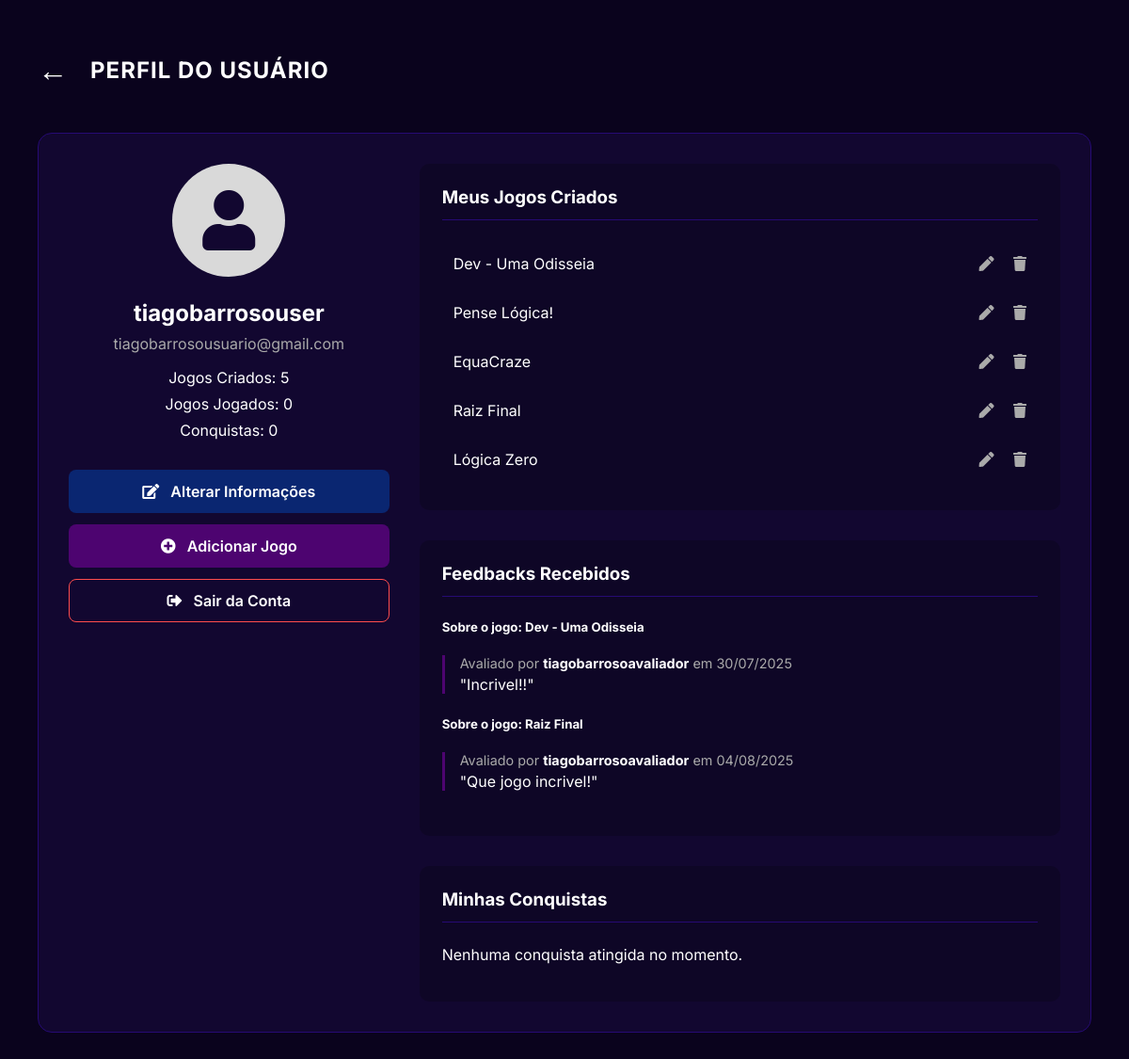
Screenshot of /perfil/ (signed in) with the database file from the repository.
### potplayapp/models.py (models this page shows, shortened)
class Jogo(models.Model):
    STATUS_AVALIACAO = [
        ('Pendente', 'Pendente'),
        ('Aprovado', 'Aprovado'),
        ('Rejeitado', 'Rejeitado'),
    ]
    desenvolvedor = models.ForeignKey(User, on_delete=models.CASCADE, related_name="jogos_criados")
    categoria = models.ForeignKey(Categoria, on_delete=models.SET_NULL, null=True, blank=False)
    capa = models.ImageField(upload_to='capas/', null=True, blank=True)
    nome = models.CharField(max_length=255)
    descricao = models.TextField()
    favoritos = models.ManyToManyField(User, related_name='jogos_favoritos', blank=True)
    arquivo_jogo = models.FileField(upload_to='arquivos_jogos/')
    data_submissao = models.DateTimeField(auto_now_add=True)
    data_atualizacao = models.DateTimeField(auto_now=True) # Atualiza automaticamente a cada edição
    status_avaliacao = models.CharField(
        max_length=10,
        choices=STATUS_AVALIACAO,
        default='Pendente'
    )

class Avaliacao(models.Model):
    jogo = models.ForeignKey(Jogo, on_delete=models.CASCADE, related_name='avaliacoes_oficiais')
    avaliador = models.ForeignKey(User, on_delete=models.CASCADE)
    feedback = models.TextField(verbose_name="Feedback da avaliação")
    data_avaliacao = models.DateTimeField(auto_now_add=True)
    class Meta:
        unique_together = ('jogo', 'avaliador')

### potplayapp/views.py (the view)
# urls.py: path('perfil/', views.perfil_view, name='perfil'),
@login_required
def perfil_view(request):
    jogos_criados = Jogo.objects.filter(
        desenvolvedor=request.user
    ).prefetch_related('avaliacoes_oficiais__avaliador')
    is_developer = request.user.groups.filter(name='Desenvolvedores').exists()
    contexto = {
        'jogos_criados': jogos_criados,
        'is_developer': is_developer,
    }
    return render(request, 'perfil.html', contexto)

### potplayapp/templates/perfil.html (shortened to what this page needs)
{% load static %}
<!DOCTYPE html>
<html lang="pt-br">
<head>
    <link rel="stylesheet" href="{% static 'potplayapp/css/global.css' %}">
    <link rel="stylesheet" href="https://cdnjs.cloudflare.com/ajax/libs/font-awesome/5.15.4/css/all.min.css">
</head>
<body>
    <div class="header-perfil">
        <a href="{% url 'home' %}" class="seta-voltar">&#8592;</a>
        <h2>PERFIL DO USUÁRIO</h2>
    </div>
    <div class="perfil-wrapper">
        <div class="perfil-bloco">
            <div class="imagem-perfil">
                <i class="fas fa-user icon"></i>
            </div>
            <div class="usuario-info">
                <p class="nome-usuario">{{ user.username }}</p>
                <p class="email-usuario">{{ user.email }}</p>
                <p>Jogos Criados: {{ jogos_criados|length }}</p>
                <p>Jogos Jogados: 0</p>
                <p>Conquistas: 0</p>
            </div>
            <div class="botoes-acao">
                <a href="{% url 'alterar_perfil' %}" class="botao-acao botao-alterar">
                    <i class="fas fa-edit"></i> Alterar Informações
                </a>
                {% if is_developer %}
                <a href="{% url 'adicionar_jogo' %}" class="botao-acao botao-adicionar">
                    <i class="fas fa-plus-circle"></i> Adicionar Jogo
                </a>
                {% endif %}
                <a href="{% url 'logout' %}" class="botao-acao botao-sair">
                    <i class="fas fa-sign-out-alt"></i> Sair da Conta
                </a>
            </div>
        </div>
        <div class="perfil-jogos">
            <div class="jogos-bloco">
                <h3>Meus Jogos Criados</h3>
                {% for jogo in jogos_criados %}
                    <div class="jogo-card-lista">
                        <span>{{ jogo.nome }}</span>
                        <div class="acoes-jogo">
                            <a href="{% url 'editar_jogo' jogo.id %}" title="Editar"><i class="fas fa-pen"></i></a>
                            <a href="{% url 'deletar_jogo' jogo.id %}" title="Deletar"><i class="fas fa-trash"></i></a>
                        </div>
                    </div>
                {% empty %}
                    <p>Você ainda não criou nenhum jogo.</p>
                {% endfor %}
            </div>
            <div class="feedbacks-bloco">
                <h3>Feedbacks Recebidos</h3>
                {% for jogo in jogos_criados %}
                    {% if jogo.avaliacoes_oficiais.all %}
                        <h5>Sobre o jogo: {{ jogo.nome }}</h5>
                        {% for avaliacao in jogo.avaliacoes_oficiais.all %}
                            <div class="feedback-item">
                                <p class="feedback-meta">
                                    Avaliado por <strong>{{ avaliacao.avaliador.username }}</strong> em {{ avaliacao.data_avaliacao|date:"d/m/Y" }}
                                </p>
                                <p class="feedback-texto">"{{ avaliacao.feedback }}"</p>
                            </div>
                        {% endfor %}
                    {% endif %}
                {% endfor %}
            </div>
            <div class="conquistas-bloco">
                <h3>Minhas Conquistas</h3>
                <p>Nenhuma conquista atingida no momento.</p>
            </div>
        </div>
    </div>
</body>
</html>

### potplayapp/static/potplayapp/css/global.css (style rules this page uses)
body { font-family: "Inter", sans-serif; background-color: #120730; color: white; }
a { color: white; text-decoration: none; }

### potplayapp/templates/perfil.html (style rules this page uses)
body { background-color: #0A031D; color: white; font-family: 'Inter', sans-serif; padding: 2rem; }
.header-perfil { display: flex; align-items: center; margin-bottom: 2rem; }
.seta-voltar { color: white; font-size: 2rem; text-decoration: none; margin-right: 1.5rem; }
h2 { font-weight: 700; font-size: 1.5rem; letter-spacing: 1px; }
.perfil-wrapper { display: grid; grid-template-columns: 1fr 2fr; gap: 2rem; background-color: #120730; padding: 2rem; border-radius: 15px; border: 1px solid #260A74; }
.perfil-bloco { text-align: center; }
.imagem-perfil { width: 120px; height: 120px; background-color: #D9D9D9; border-radius: 50%; margin: 0 auto 1.5rem auto; display: flex; justify-content: center; align-items: center; }
.imagem-perfil .icon { font-size: 4rem; color: #120730; }
.usuario-info .nome-usuario { font-size: 1.5rem; font-weight: 700; margin-bottom: 0.25rem; }
.usuario-info .email-usuario { color: #aaa; margin-bottom: 1rem; }
.usuario-info p { margin: 0.5rem 0; }
.botoes-acao { margin-top: 2rem; display: flex; flex-direction: column; gap: 0.75rem; }
.botao-acao { display: block; padding: 0.75rem; border-radius: 8px; text-decoration: none; color: white; font-weight: 600; transition: background-color 0.3s, transform 0.2s; border: 1px solid transparent; }
.botao-acao i { margin-right: 0.5rem; }
.botao-alterar { background-color: #0A2671; }
.botao-adicionar { background-color: #4D0470; }
.botao-sair { background-color: transparent; border-color: #ff4d4d; }
.perfil-jogos { display: flex; flex-direction: column; gap: 2rem; }
.jogos-bloco, .conquistas-bloco, .feedbacks-bloco { background-color: rgba(0, 0, 0, 0.2); padding: 1.5rem; border-radius: 10px; }
.jogos-bloco h3, .conquistas-bloco h3, .feedbacks-bloco h3 { margin-top: 0; margin-bottom: 1.5rem; border-bottom: 1px solid #260A74; padding-bottom: 0.75rem; }
.jogo-card-lista { display: flex; justify-content: space-between; align-items: center; padding: 0.75rem; border-radius: 5px; margin-bottom: 0.5rem; transition: background-color 0.2s; }
.acoes-jogo a { color: #aaa; margin-left: 1rem; text-decoration: none; }
.feedback-item { border-left: 3px solid #4D0470; padding-left: 1rem; margin-bottom: 1.5rem; }
.feedback-item .feedback-meta { font-size: 0.9rem; color: #aaa; margin-bottom: 0.25rem; }
.feedback-item .feedback-meta strong { color: #fff; }
.feedback-item .feedback-texto { margin: 0; }

### rows the page displays
Jogo: nome "Dev - Uma Odisseia"
Jogo: nome "Pense Lógica!"
Jogo: nome "EquaCraze"
Jogo: nome "Raiz Final"
Jogo: nome "Lógica Zero"
Avaliacao: avaliador.username "tiagobarrosoavaliador", data_avaliacao "30/07/2025", feedback "Incrivel!!"
Avaliacao: avaliador.username "tiagobarrosoavaliador", data_avaliacao "04/08/2025", feedback "Que jogo incrivel!"

### other values shown
{{ user.username }} "tiagobarrosouser"
{{ user.email }} "tiagobarrosousuario@gmail.com"
{{ jogos_criados|length }} "5"
